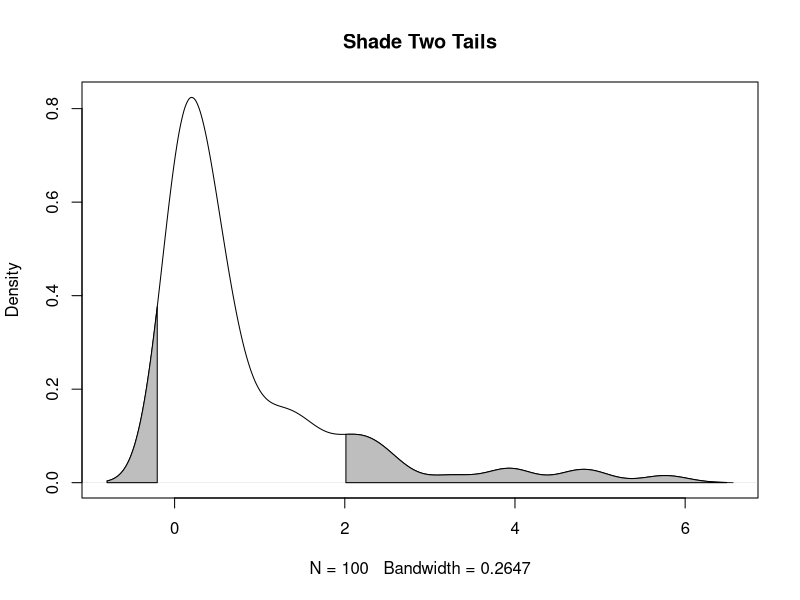

The R script that drew this image:
# ORIGNAL CODE ######################
# set.seed(1)
# draws <- rnorm(100)^2
# dens <- density(draws)
# plot(dens)
# 
# 
# q75 <- quantile(draws, .75)
# q95 <- quantile(draws, .95)
# 
# x1 <- min(which(dens$x >= q75))  
# x2 <- max(which(dens$x <  q95))
# with(dens, polygon(x=c(x[c(x1,x1:x2,x2)]), y= c(0, y[x1:x2], 0), col="gray"))
###############################################################################

set.seed(1)
draws <- rnorm(100)^2
dens <- density(draws)

png("~/Desktop/JD.png")

plot(dens, main="Shade Two Tails")

q2   <- 2
q65   <- 6.5
qn08 <- -0.8
qn02   <- -0.2

x1 <- min(which(dens$x >= q2))  
x2 <- max(which(dens$x <  q65))
x3 <- min(which(dens$x >= qn08))  
x4 <- max(which(dens$x <  qn02))

with(dens, polygon(x=c(x[c(x1,x1:x2,x2)]), y= c(0, y[x1:x2], 0), col="gray"))
with(dens, polygon(x=c(x[c(x3,x3:x4,x4)]), y= c(0, y[x3:x4], 0), col="gray"))

dev.off()